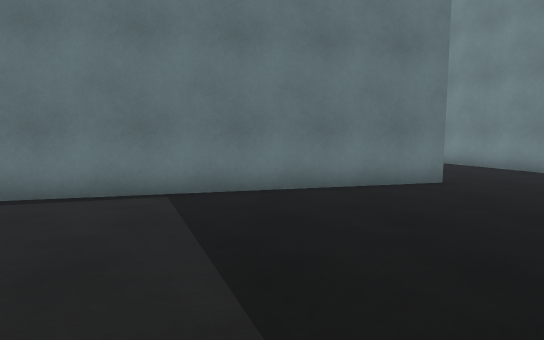
[1] (above)

24 first-person views from a walk through a 3-D level made in the Unity game engine. The camera is 1.3 m above the floor, tilts 6° down and sees 75° across. The floor is counted in squares, 1 m on a side. Each view is taken from the middle of a square. On the plan, view 1 faces up. The plan holds only what a view shows up to about 15 squares ahead; the rest is blank. The place goes on beyond the plan. The player character is not drawn. Some animated figures are not drawn. Surface patterns are stand-ins for the level's own textures.

[2]
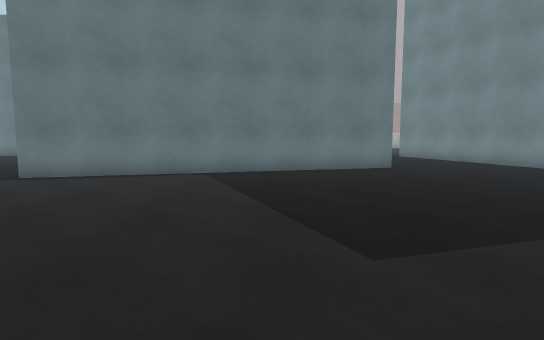

[3]
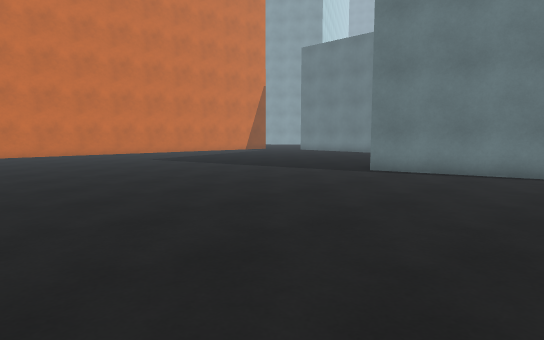

[4]
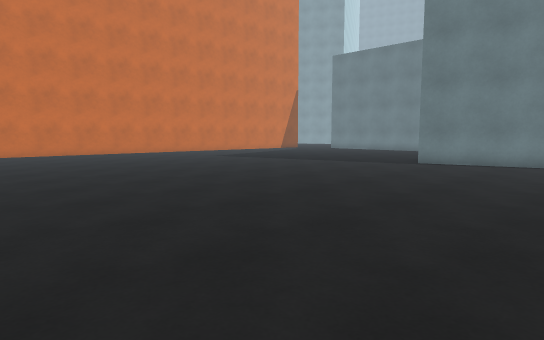

[5]
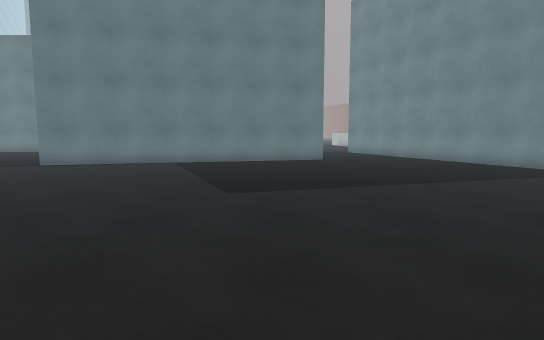

[6]
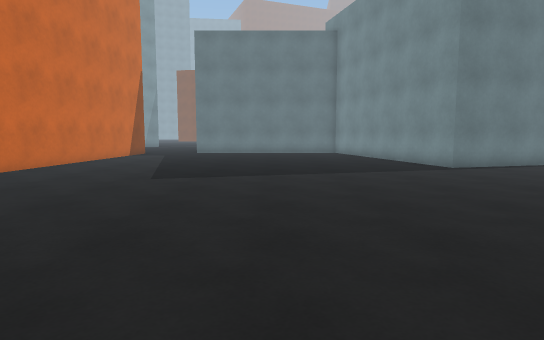

[7]
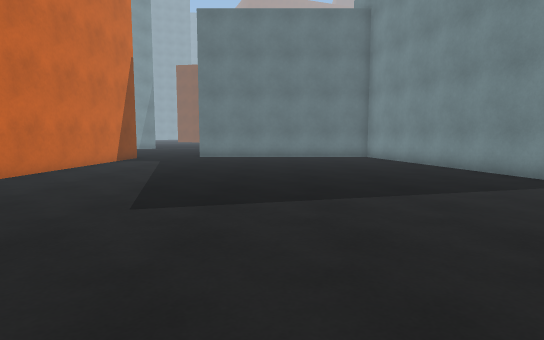

[8]
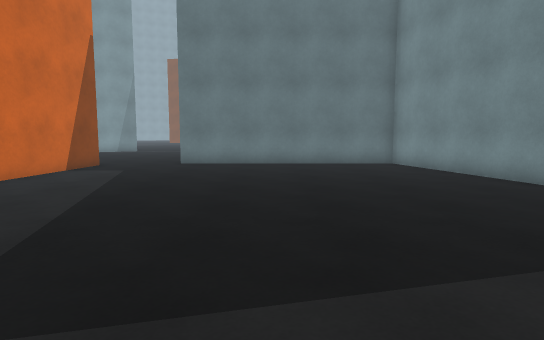

[9]
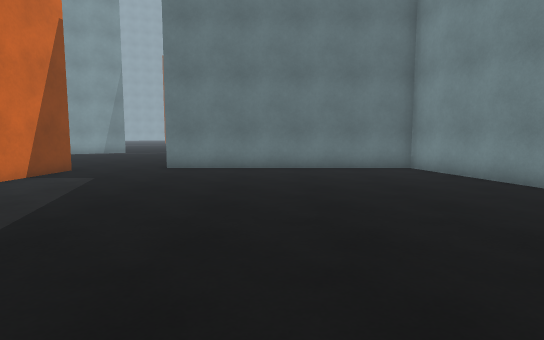

[10]
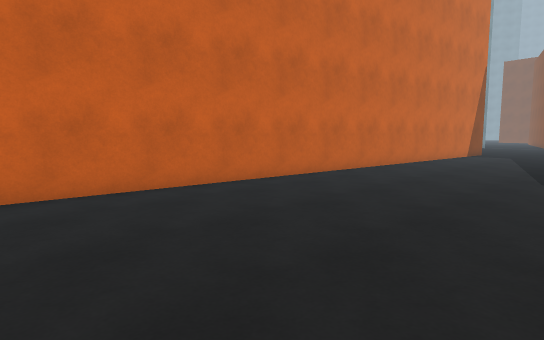

[11]
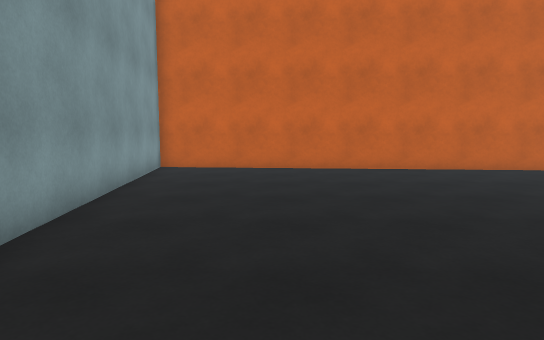

[12]
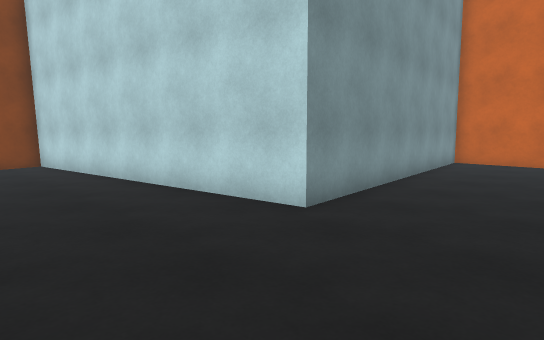

[13]
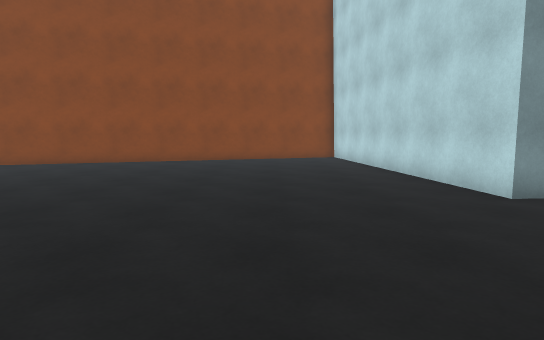

[14]
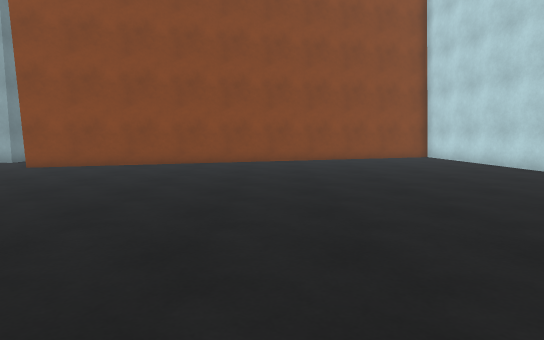

[15]
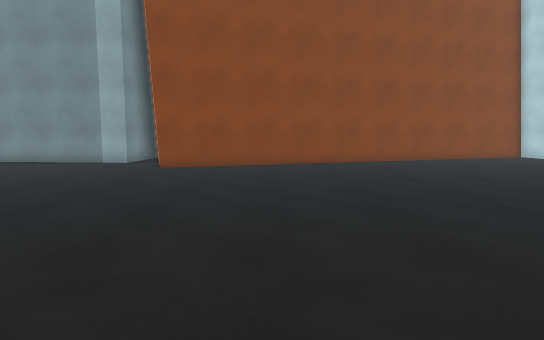

[16]
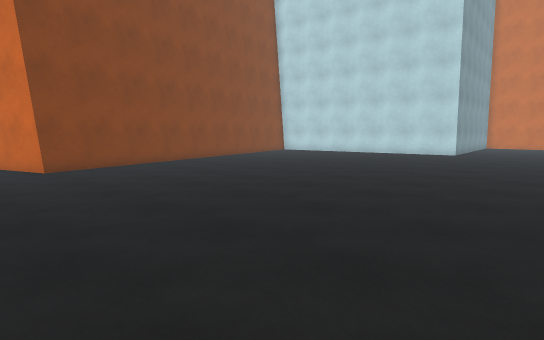

[17]
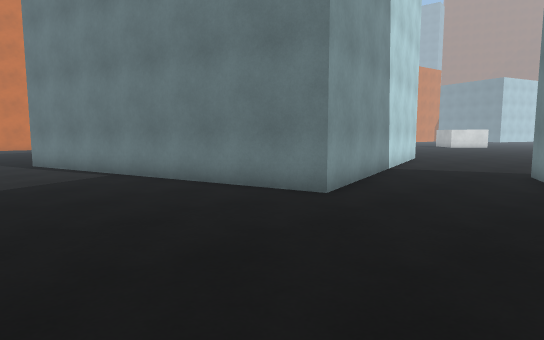

[18]
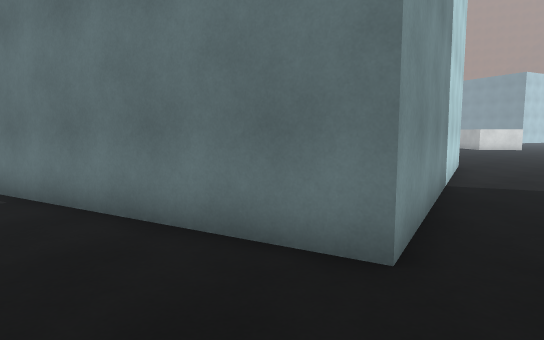

[19]
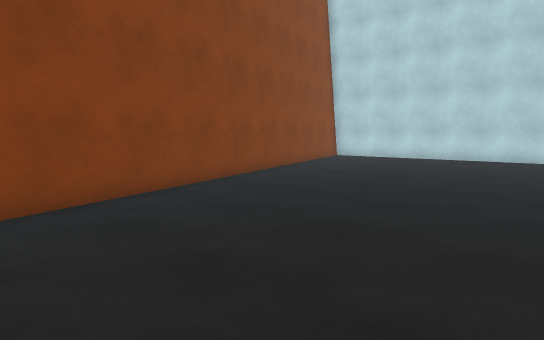

[20]
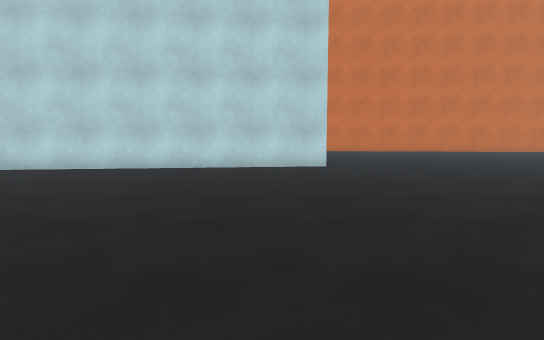

[21]
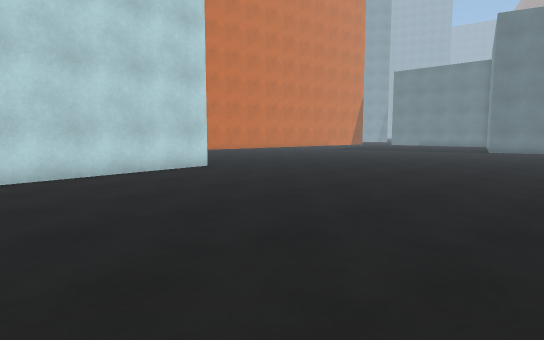

[22]
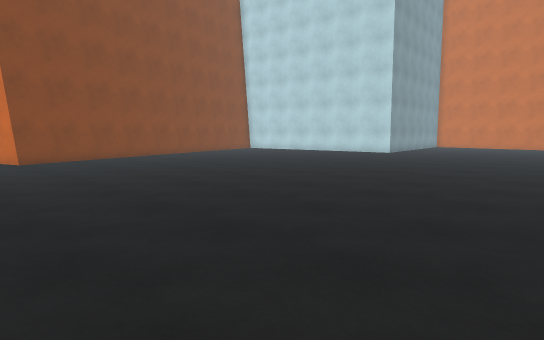

[23]
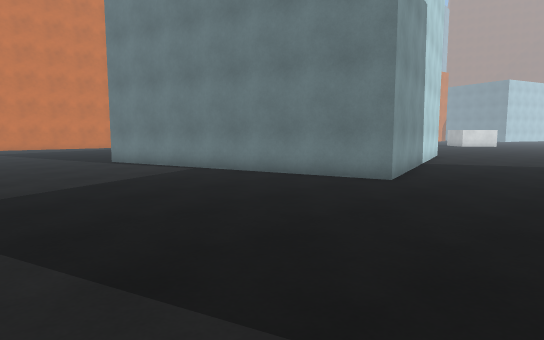

[24]
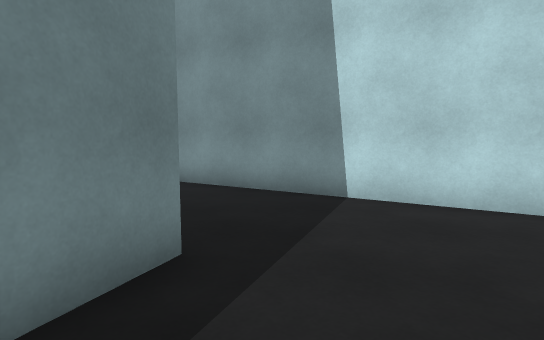

### Floor plan
Points are (right, up) in squares from view 1. A wall is a line through its corners. A room is listed if a view was taken in it or the views show most of it. See-through windows are left out.
Room 1 (views 1, 2, 3, 4, 5, 6, 7, 8, 9, 10, 11, 12, 13, 14, 15, 16, 17, 18, 19, 20, 21, 22, 23)
walls: (-0.8, -20.6) (6.2, -18.2) (7, -20.6); (3.5, 13) (4.5, 9.2) (-7.3, 6.1) (-9.9, 16) (-18.9, 16); (9.5, 9.9) (7.1, 15.7); (-21.9, 15.3) (-24.5, -13.2) (-12.7, -11.9) (-11.7, -20.5)
ways out: opening at (5.5, 13.5) to room 2; opening at (-20.5, 16)
Room 2 (view 24)
walls: (7.1, 15.7) (8.8, 16.4); (1.8, 19.5) (3.5, 13)
ways out: opening at (5.5, 13.5) to room 1

Where each view was taken, in squares from view 1:
view 1: 0 up, 0 right, facing up
view 2: 4 down, 0 right, facing up
view 3: 5 down, 1 left, facing up-left
view 4: 9 down, 1 left, facing up-left
view 5: 8 down, 2 right, facing up
view 6: 7 down, 14 left, facing up
view 7: 3 down, 15 left, facing up
view 8: 1 up, 15 left, facing up
view 9: 3 up, 15 left, facing up
view 10: 8 down, 16 left, facing up-left
view 11: 9 down, 11 left, facing left
view 12: 8 down, 8 left, facing down-left
view 13: 5 down, 8 left, facing down
view 14: 5 down, 3 left, facing down
view 15: 5 down, 2 right, facing down
view 16: 5 down, 9 right, facing down-left
view 17: 3 up, 9 right, facing up-left
view 18: 6 up, 6 right, facing up-left
view 19: 12 down, 6 right, facing down-left
view 20: 14 down, 1 right, facing left
view 21: 20 down, 1 left, facing up-left
view 22: 1 down, 9 right, facing down-left
view 23: 0 up, 9 right, facing up-left
view 24: 19 up, 9 right, facing down-left
